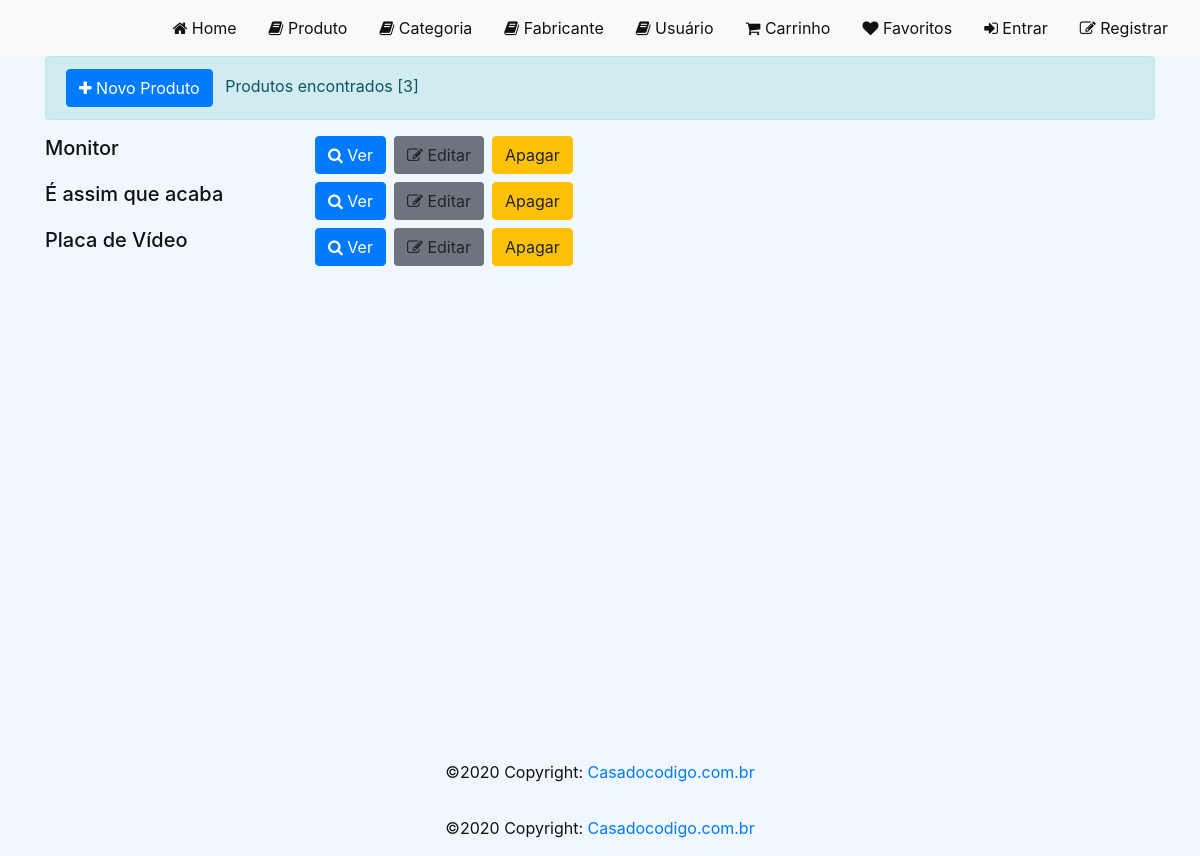
/produto/, run on an earlier commit of the app's database.
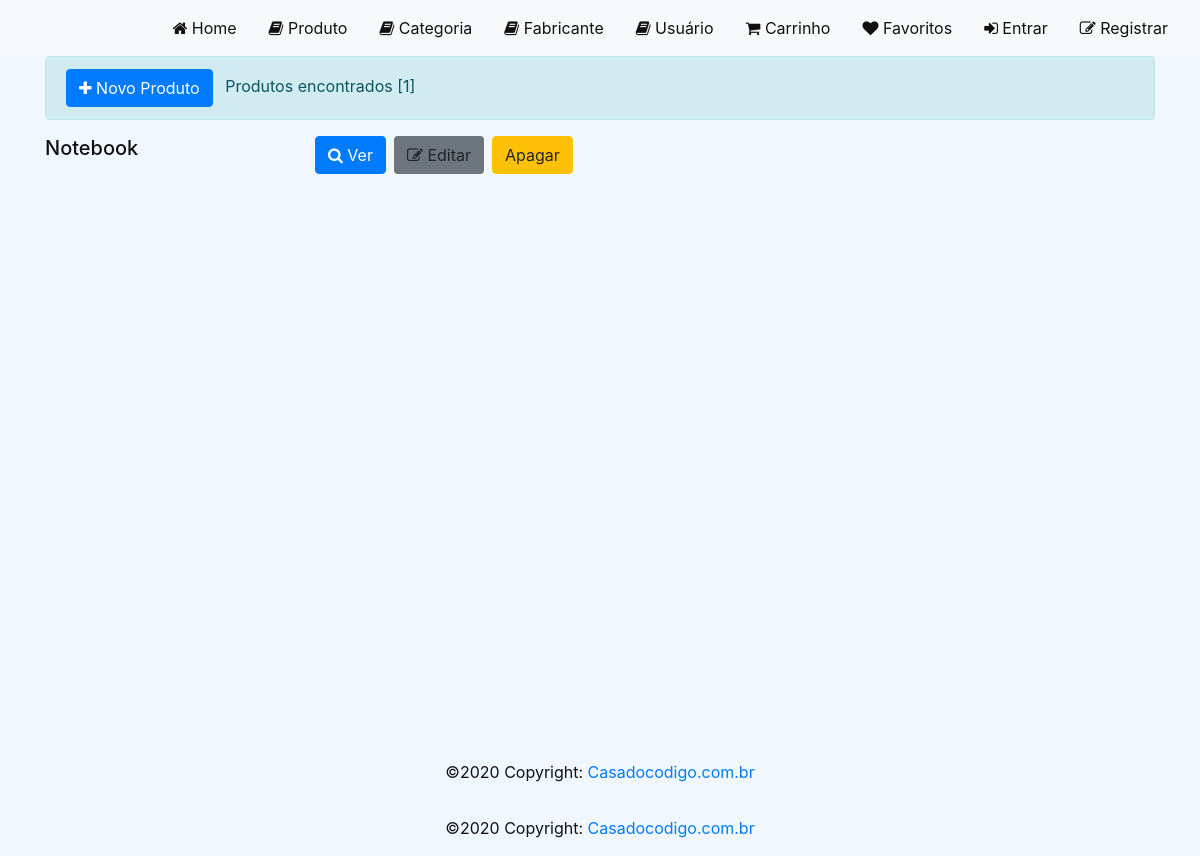
And on a later commit of the database.
### loja/models/Produto.py (models this page shows, shortened)
class Produto(models.Model):
    Produto = models.CharField(null=False, max_length=100)
    destaque = models.BooleanField(default=True)
    promocao = models.BooleanField(default=True)
    msgPromocao = models.CharField(null=True, max_length=100, blank=True)
    preco = models.DecimalField(max_digits=8, decimal_places=2)
    categoria = models.ForeignKey(Categoria, null=True,
related_name='categoria', on_delete=models.SET_NULL)
    fabricante = models.ForeignKey(Fabricante, null=True,
related_name='fabricante', on_delete=models.SET_NULL)
    criado_em = models.DateTimeField(auto_now_add=True)
    alterado_em = models.DateTimeField(auto_now=True)
    image = models.ImageField(null=True, blank=True)

### loja/views/ProdutoView.py (the view)
def list_produto_view(request, id=None):
    produtos = Produto.objects.all()
    context = {
        'produtos': produtos
    }
    return render(request, template_name='produto/produto.html', context=context, status=200)

### loja/templates/produto/produto.html (shortened to what this page needs)
{% extends "base.html" %}
{% load static %}
{% block styles %}
<link rel="stylesheet" href="{% static 'css/home.css' %}">
{% endblock %}
{% block content %}
<div id="content">
    <div class="container">
        <form method="POST" enctype="multipart/form-data" action= "/produto/create" >
        <div class="alert alert-info">
            <a href={% url 'create_produto' %} class="btn btn-primary mr-2"> <i
                    class="fa
fa-plus"></i> Novo Produto</a>
            Produtos encontrados [{{ produtos|length }}]</div>
        {% for prod in produtos %}
        <div class="row">
            <h5 class="col-md-3">{{prod.Produto}}</h5>
            <a href="{% url 'details_produto' prod.id %}"
                class="btn btn-primary mb-2 mr-2"><i class="fa fa-search"></i>
                Ver</a>
            <a href="{% url 'edit_produto' prod.id %}"
                class="btn bg-secondary mb-2 mr-2"><i class="fa fa-edit"></i>
                Editar</a>
            <a href="{% url 'delete_produto' prod.id %}"
                class="btn btn-warning mb-2">Apagar</a>
        </div>
        {% endfor %}
    </div>
</div>
{% endblock %}

What changed in the data, as far as the page shows it:
removed Produto: Produto "Monitor"
removed Produto: Produto "É assim que acaba"
removed Produto: Produto "Placa de Vídeo"
added Produto: Produto "Notebook"
Also different on the page:
{{ produtos|length }}: "3" → "1"
